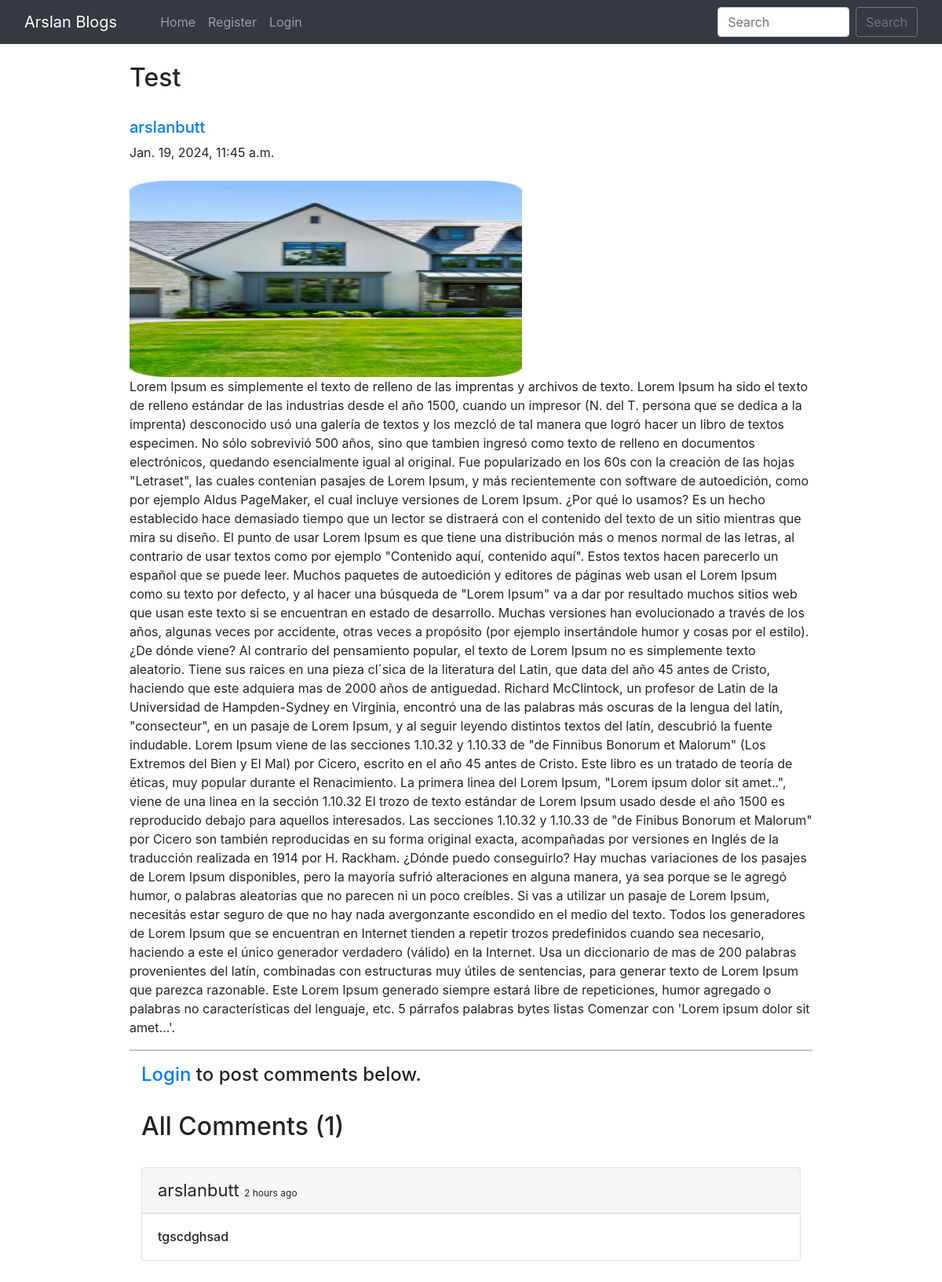
Page /blog/Test/ on the committed database.
### blogapp/models.py (models this page shows, shortened)
class BlogPost(models.Model):
    title=models.CharField(max_length=255)
    author= models.ForeignKey(User, on_delete=models.CASCADE)
    slug=models.CharField(max_length=130)
    content=models.TextField()
    image = models.ImageField(upload_to="profile_pics", blank=True, null=True)
    dateTime=models.DateTimeField(auto_now_add=True)

class Comment(models.Model):
    user = models.ForeignKey(User, on_delete=models.CASCADE)
    content = models.TextField()
    blog = models.ForeignKey(BlogPost, on_delete=models.CASCADE)
    parent_comment = models.ForeignKey('self', on_delete=models.CASCADE, null=True, blank=True)
    dateTime=models.DateTimeField(default=now)

### blogapp/views.py (the view)
# urls.py: path("blog/<str:slug>/", views.blogs_comments, name="blogs_comments"),
def blogs_comments(request, slug):
    post = BlogPost.objects.filter(slug=slug).first()
    comments = Comment.objects.filter(blog=post)
    if request.method=="POST":
        user = request.user
        content = request.POST.get('content','')
        blog_id =request.POST.get('blog_id','')
        comment = Comment(user = user, content = content, blog=post)
        comment.save()
    return render(request, "blog_comments.html", {'post':post, 'comments':comments})

### templates/blog_comments.html (shortened to what this page needs)
{% extends 'base.html' %}
{% block body %}
{% load humanize %}
<div class="container w-75 my-4">
      <h2 class="blog-post-title">{{post.title}}</h2>
      <br>
      <div class="media">
            <div class="media-body">
                  <h5 class="mt-0"><a href="/user_profile/{{post.author.id}}/">{{post.author}}
                        </a></h5>
                  {{post.dateTime}}
            </div>
      </div>
      <br>
      <img src="/media/{{post.image}}" alt="" height="250px" width="500px">
      <br>
      <p>{{post.content}}.</p>
      <hr>
      {% if user.is_authenticated %}
      <div class="container">
            <h2>Add Comments Here</h2>
            <form action="/blog/{{post.slug}}/" method="POST"> {% csrf_token %}
                  <div class="form-floating">
                        <textarea class="form-control" placeholder="Leave a comment here" id="floatingTextarea2"
                              style="height: 100px" id="content" name="content"></textarea>
                        <label for="floatingTextarea2">Leave a comment here.</label>
                        <br>
                        <button type="submit" class="btn btn-primary">Comment</button>
                  </div>
            </form>
            {% else %}
            <div class="container">
                  <h4><a href="/login/">Login</a> to post comments below.</h4>
                  {% endif %}
                  <br>
                  <h2>All Comments ({{comments.count}})</h2>
                  <br>
                  {% for comment in comments %}
                  <div class="card">
                        <div class="card-header">
                              <span style="font-size: 22px;">{{comment.user}} </span> <span
                                    style="font-size: 12px;">{{comment.dateTime | naturaltime}}</span>
                        </div>
                        <div class="card-body">
                              <h6 class="card-text">{{comment.content}}</h6>
                        </div>
                  </div>
                  <br>
                  {% endfor %}
            </div>
      </div>
      {% endblock %}

### templates/base.html (shortened to what this page needs)
<!doctype html>
<html lang="en">
  <head>
    <link href="//maxcdn.bootstrapcdn.com/bootstrap/4.1.1/css/bootstrap.min.css" rel="stylesheet" id="bootstrap-css">
    <link href="https://cdn.jsdelivr.net/npm/bootstrap@5.0.2/dist/css/bootstrap.min.css" rel="stylesheet">
    <link rel="stylesheet" href="https://maxcdn.bootstrapcdn.com/bootstrap/4.0.0/css/bootstrap.min.css">
  </head>
  <body>
    <nav class="navbar navbar-expand-lg navbar-dark bg-dark sticky-top">
        <div class="container-fluid">
          <a class="navbar-brand" href="#">Arslan Blogs</a>
          <div class="collapse navbar-collapse" id="navbarSupportedContent">
          <div class="container mx-3">
            <ul class="navbar-nav me-auto mb-2 mb-lg-0">
              <li class="nav-item">
                <a class="nav-link {% block homeactive %} {% endblock homeactive %}" aria-current="page" href="/">Home</a>
              </li>
              {% if user.is_authenticated %}
              <li class="nav-item">
                <a class="nav-link {% block add_blogs_active %} {% endblock add_blogs_active %}" href="/add_blogs/">Add Blogs</a>
              </li>
              <!-- <li class="nav-item">
                <a class="nav-link {% block profileactive %} {% endblock profileactive %}" href="/profile/">Profile</a>
              </li> -->
              <li class="nav-item">
                <a class="nav-link" href="/logout/">Logout</a>
              </li>
              {% else %}
              <li class="nav-item">
                <a class="nav-link {% block registeractive %} {% endblock registeractive %}" href="/register/">Register</a>
              </li>
               <li class="nav-item">
                <a class="nav-link {% block loginactive %} {% endblock loginactive %}" href="/login/">Login</a>
              </li>
              {% endif %}
            </ul>
            </div>
            <form class="d-flex" method="POST" action="/search/"> {% csrf_token %}
              <input class="form-control me-2" type="search" placeholder="Search" name="searched" id="searched" aria-label="Search">
              <button href="/search/" class="btn btn-outline-secondary" type="submit">Search</button>
            </form>
          </div>
        </div>
      </nav>
      {% block body %}
      {% endblock %}
</body>
</html>

### rows in the picture
BlogPost: title "Test", author "arslanbutt", dateTime "Jan. 19, 2024, 11:45 a.m.", image (picture), content "Lorem Ipsum es simplemente el texto de relleno de las imprentas y archivos de texto. Lorem Ipsum ha sido el texto de relleno estándar de las industrias desde el año 1500, cuando un impresor (N. del T. persona que se dedica a la imprenta) desconocido usó una galería de textos y los mezcló de tal manera que logró hacer un libro de textos especimen. No sólo sobrevivió 500 años, sino que tambien ingresó como texto de relleno en documentos electrónicos, quedando esencialmente igual al original. Fue popularizado en los 60s con la creación de las hojas \"Letraset\", las cuales contenian pasajes de Lorem Ipsum, y más recientemente con software de autoedición, como por ejemplo Aldus PageMaker, el cual…"
Comment: user "arslanbutt", dateTime "2 hours ago", content "tgscdghsad"

### other values in the picture
{{ comments.count }} "1"
